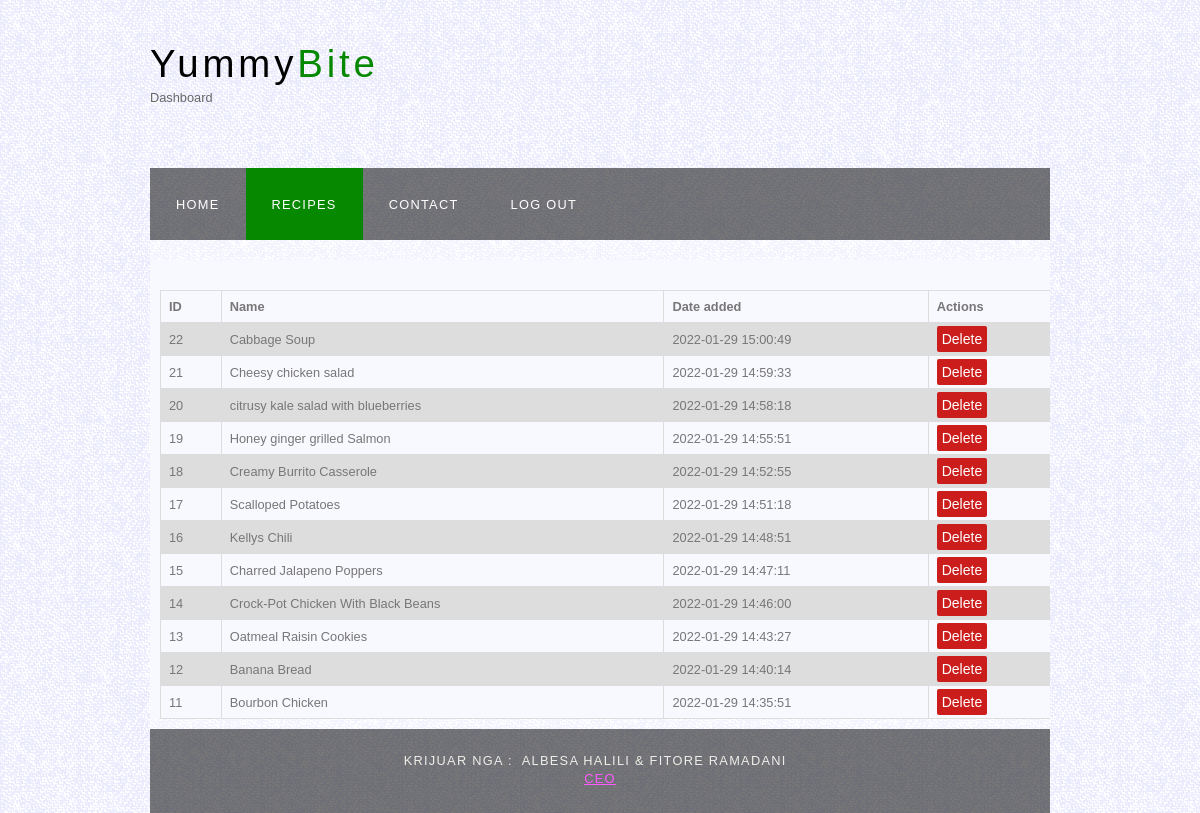
The page /admin/recipes.php (signed in) on the database its author committed.
### tables this page shows
CREATE TABLE `recipe` (
  `id` int(11) NOT NULL,
  `name` varchar(60) NOT NULL,
  `ingredients` varchar(255) NOT NULL,
  `directions` varchar(255) NOT NULL,
  `readyIn` int(11) NOT NULL,
  `addedBy` varchar(60) NOT NULL,
  `image` longtext NOT NULL,
  `isHealthy` tinyint(1) NOT NULL,
  `created_at` datetime DEFAULT current_timestamp()
);

### admin/recipes.php (the view, shortened to what this page needs)
<?php
include("../includes/db.php");
$message = "";
?>
<!DOCTYPE HTML>
<html>
<head>
  <link rel="stylesheet" type="text/css" href="/style/style.css" title="style" />
</head>
<body>
  <div id="main">
    <div id="header">
      <div id="logo">
        <div id="logo_text">
          <h1><a href="index.php"><span class="logo_colour"><font color="#000000">Yummy</font>Bite</span></a></h1>
          <h2>Dashboard</h2>
        </div>
      </div>
	<?php
	include 'nav.php';
	?>
    </div>
    <div id="site_content">
        <div id="content">
          <div class="main_content">
            <p><?php if(!empty($message)){ echo $message; }?></p>
          <table>
            <tr>
              <th>ID</th>
              <th>Name</th>
              <th>Date added</th>
              <th>Actions</th>
            </tr>
            <?php
                $sql = "SELECT * FROM recipe ORDER BY created_at DESC";
                $result = $link->query($sql);
                if ($result->num_rows > 0) {
                  while($row = $result->fetch_assoc()) {
            ?>
            <tr>
              <td><?php echo $row['id'];?></td>
              <td><?php echo $row['name'];?></td>
              <td><?php echo $row['created_at'];?></td>
              <td><a class="button" href="?delete=<?php echo $row['id'];?>">Delete</a></td>
            </tr>
            <?php
                  }
                }else{
                  echo '<p>No results</p>';
                }
            ?>
          </table>
          </div>
        </div>
    </div>
   <div id="footer"> Krijuar nga :&nbsp; Albesa Halili & Fitore Ramadani &nbsp;<p><a href="www.facebook.com">CEO</a></p></div>
  </div>
</body>
</html>

### style/style.css (style rules this page uses)
html { height: 100%; }
* { margin: 0; padding: 0; }
body { font: normal .80em 'trebuchet ms', arial, sans-serif; background: #F0EFE2 url(prapavija.png) ; color: #777; }
p { padding: 0 0 20px 0; line-height: 1.7em; }
h1, h2, h3, h4, h5, h6 { font: normal 175% 'century gothic', arial, sans-serif; color: #068900; margin: 0 0 15px 0; padding: 15px 0 5px 0; }
h2 { font: normal 175% 'century gothic', arial, sans-serif; color: #068900; }
a, a:hover { outline: none; text-decoration: underline; color: #FD5BFF; }
table { font-family: arial, sans-serif; border-collapse: collapse; width: 100%; margin:10px; }
td, th { border: 1px solid #dddddd; text-align: left; padding: 8px; }
tr:nth-child(even) { background-color: #dddddd; }
#main, #logo, #menubar, #site_content, #footer { margin-left: auto; margin-right: auto; }
#header { height: 240px; }
#logo { width: 900px; position: relative; height: 168px; }
#logo #logo_text { position: absolute; top: 20px; left: 0; }
#logo h1, #logo h2 { font: normal 300% 'century gothic', arial, sans-serif; border-bottom: 0; text-transform: none; margin: 0; }
#logo_text h1, #logo_text h1 a, #logo_text h1 a:hover { padding: 22px 0 0 0; color: #000; letter-spacing: 0.1em; text-decoration: none; }
#logo_text h1 a .logo_colour { color: #068900; }
#logo_text h2 { font-size: 100%; padding: 4px 0 0 0; color: #676767; }
#site_content { width: 900px; overflow: hidden; margin: 0 auto 0 auto; padding: 20px 0 0 0; background: transparent url(transparent_light.png) repeat; }
#content p { color: #374d3d ; text-align: center ; }
.button { background-color: #cc1d1d; border-radius: 2px; width: auto; font-size: 14px; color: #fff; text-decoration: none; padding:5px; }
#footer { width: 900px; font: normal 100% 'lucida sans unicode', arial, sans-serif; height: 55px; padding: 24px 0 5px 0; text-align: center; background: transparent url(transparent.png) repeat; color:#edede8; text-transform: uppercase; letter-spacing: 0.1em; }
.main_content { flex: 1; background: ghostwhite; }

### rows shown on the page
recipe: id "22", name "Cabbage Soup", created_at "2022-01-29 15:00:49"
recipe: id "21", name "Cheesy chicken salad", created_at "2022-01-29 14:59:33"
recipe: id "20", name "citrusy kale salad with blueberries", created_at "2022-01-29 14:58:18"
recipe: id "19", name "Honey ginger grilled Salmon", created_at "2022-01-29 14:55:51"
recipe: id "18", name "Creamy Burrito Casserole", created_at "2022-01-29 14:52:55"
recipe: id "17", name "Scalloped Potatoes", created_at "2022-01-29 14:51:18"
recipe: id "16", name "Kellys Chili", created_at "2022-01-29 14:48:51"
recipe: id "15", name "Charred Jalapeno Poppers", created_at "2022-01-29 14:47:11"
recipe: id "14", name "Crock-Pot Chicken With Black Beans", created_at "2022-01-29 14:46:00"
recipe: id "13", name "Oatmeal Raisin Cookies", created_at "2022-01-29 14:43:27"
recipe: id "12", name "Banana Bread", created_at "2022-01-29 14:40:14"
recipe: id "11", name "Bourbon Chicken", created_at "2022-01-29 14:35:51"
